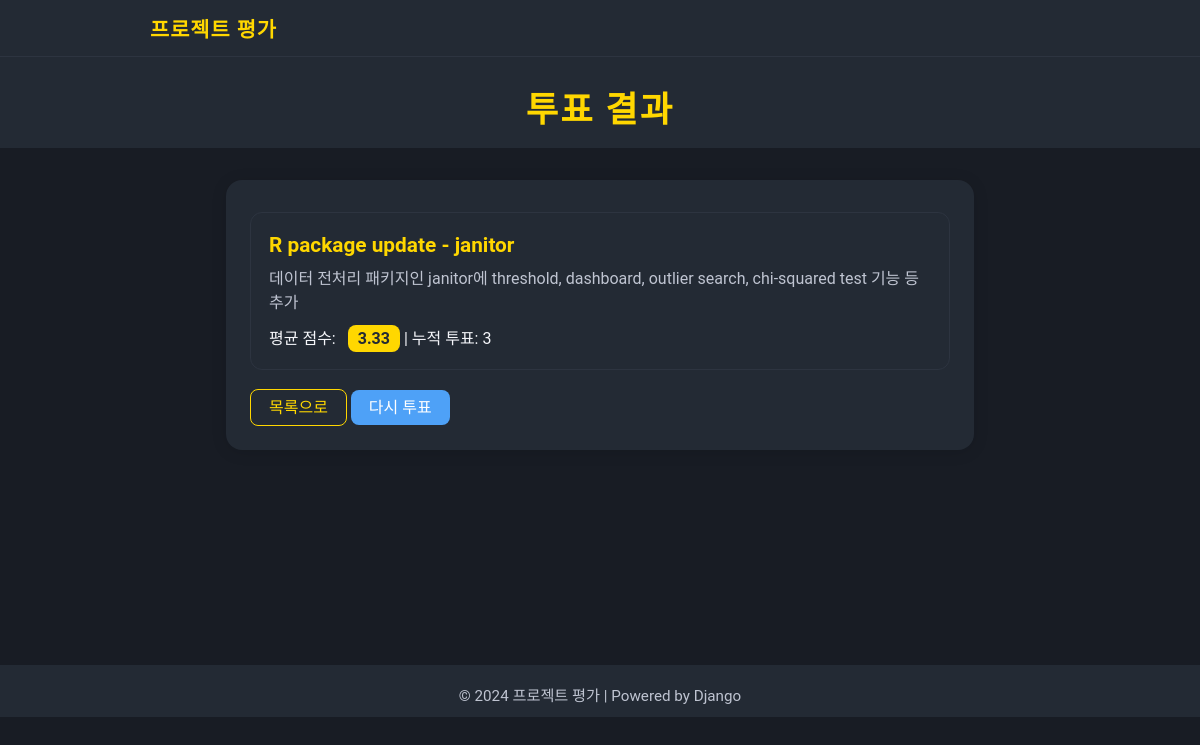
Page /projects/3/result/ on the committed database.
### projects/models.py (models this page shows, shortened)
class Project(models.Model):
    title = models.CharField(max_length=200)
    description = models.TextField()

### projects/views.py (the view)
# urls.py: path('projects/<int:pk>/result/', views.vote_result, name='vote_result'),
def vote_result(request, pk):
    project = get_object_or_404(Project, pk=pk)
    votes = project.vote_set.all()
    total_votes = votes.count()
    avg_score = round(sum(v.score for v in votes) / total_votes, 2) if total_votes > 0 else 0
    context = {
        'project': project,
        'average_score': avg_score,
        'total_votes': total_votes,
    }
    return render(request, 'projects/vote_result.html', context)

### projects/templates/projects/vote_result.html (shortened to what this page needs)
{% extends "base.html" %}
{% block content %}
<div class="header">투표 결과</div>
<div class="container">
    <div class="project-card">
        <div class="project-title">{{ project.title }}</div>
        <div class="project-desc">{{ project.description }}</div>
        <div>
            평균 점수:
            <span class="score-badge">{{ average_score }}</span>
            | 누적 투표: {{ total_votes }}
        </div>
    </div>
    <div style="margin-top: 18px;">
        <a href="{% url 'project_list' %}" class="vote-btn" style="background:#232a34;color:#ffd700;border:1px solid #ffd700;">목록으로</a>
        <a href="{% url 'project_detail' project.pk %}" class="vote-btn">다시 투표</a>
    </div>
</div>
{% endblock %}

### projects/static/css/style.css (style rules this page uses)
body { background: #181c24; color: #f5f6fa; font-family: 'Pretendard', 'Noto Sans KR', 'Roboto', Arial, sans-serif; margin: 0; padding: 0; }
a { color: #4ea1f7; text-decoration: none; transition: color 0.2s; }
.header { background: #232a34; padding: 24px 0 16px 0; text-align: center; font-size: 2.2rem; font-weight: 700; color: #ffd700; letter-spacing: 2px; margin-bottom: 32px; }
.container { max-width: 700px; margin: 0 auto; background: #232a34; border-radius: 16px; box-shadow: 0 2px 16px rgba(0,0,0,0.12); padding: 32px 24px; }
.project-card { background: #232a34; border: 1px solid #2d3440; border-radius: 12px; margin-bottom: 24px; padding: 20px 18px; transition: box-shadow 0.2s; }
.project-title { font-size: 1.3rem; font-weight: 600; color: #ffd700; margin-bottom: 8px; }
.project-desc { color: #bfc4d1; margin-bottom: 12px; }
.vote-btn { background: #4ea1f7; color: #fff; border: none; border-radius: 8px; padding: 8px 18px; font-size: 1rem; cursor: pointer; transition: background 0.2s; }
.score-badge { background: #ffd700; color: #232a34; border-radius: 8px; padding: 4px 10px; font-weight: 700; margin-left: 8px; }

### rows in the picture
Project: title "R package update - janitor", description "데이터 전처리 패키지인 janitor에 threshold, dashboard, outlier search, chi-squared test 기능 등 추가"

### other values in the picture
{{ average_score }} "3.33"
{{ total_votes }} "3"
